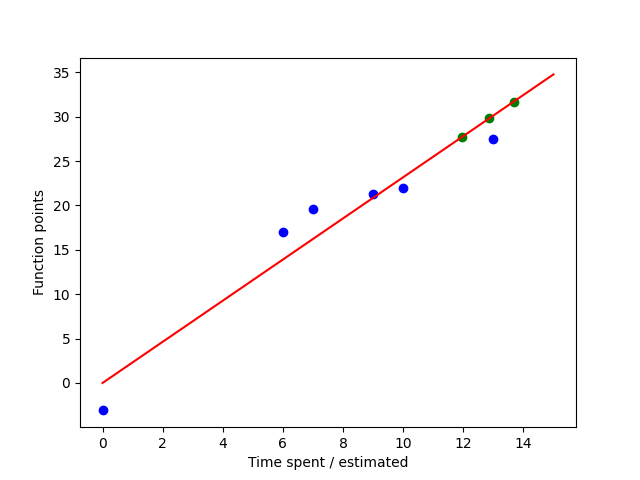

This chart was generated by the following Python code:
import numpy as np
from sklearn.linear_model import LinearRegression
from matplotlib import pyplot as plt


x = np.array([13, 6, 7, 9, 10, 0]).reshape((-1, 1))
y = np.array([30.6, 20.1, 22.7, 24.4, 25, 0])


model = LinearRegression().fit(x, y)

intercept =  model.intercept_
coeff =  model.coef_[0]

y = [y_val - intercept for y_val in y]
new_fps = [31.7, 27.7, 29.8]
new_time = [fp / coeff for fp in new_fps]

func_x = np.linspace(0, 15, 200)
func_y = [coeff * x_val for x_val in func_x]

plt.plot(x, y, 'bo')
plt.plot(new_time, new_fps, 'go')
plt.plot(func_x, func_y, 'r-')
plt.xlabel('Time spent / estimated')
plt.ylabel('Function points')
plt.show()
